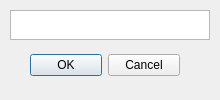
<?xml version="1.0" encoding="UTF-8"?>
<ui version="4.0">
 <class>Dialog</class>
 <widget class="QDialog" name="Dialog">
  <property name="geometry">
   <rect>
    <x>0</x>
    <y>0</y>
    <width>220</width>
    <height>100</height>
   </rect>
  </property>
  <property name="minimumSize">
   <size>
    <width>220</width>
    <height>100</height>
   </size>
  </property>
  <property name="maximumSize">
   <size>
    <width>220</width>
    <height>100</height>
   </size>
  </property>
  <property name="focusPolicy">
   <enum>Qt::StrongFocus</enum>
  </property>
  <property name="windowTitle">
   <string>Grant sudo</string>
  </property>
  <widget class="QDialogButtonBox" name="buttonBox">
   <property name="enabled">
    <bool>true</bool>
   </property>
   <property name="geometry">
    <rect>
     <x>30</x>
     <y>50</y>
     <width>150</width>
     <height>30</height>
    </rect>
   </property>
   <property name="orientation">
    <enum>Qt::Horizontal</enum>
   </property>
   <property name="standardButtons">
    <set>QDialogButtonBox::Cancel|QDialogButtonBox::Ok</set>
   </property>
  </widget>
  <widget class="QTextEdit" name="textEdit">
   <property name="geometry">
    <rect>
     <x>10</x>
     <y>10</y>
     <width>200</width>
     <height>30</height>
    </rect>
   </property>
  </widget>
 </widget>
 <resources/>
 <connections>
  <connection>
   <sender>buttonBox</sender>
   <signal>accepted()</signal>
   <receiver>Dialog</receiver>
   <slot>accept()</slot>
   <hints>
    <hint type="sourcelabel">
     <x>248</x>
     <y>254</y>
    </hint>
    <hint type="destinationlabel">
     <x>157</x>
     <y>274</y>
    </hint>
   </hints>
  </connection>
  <connection>
   <sender>buttonBox</sender>
   <signal>rejected()</signal>
   <receiver>Dialog</receiver>
   <slot>reject()</slot>
   <hints>
    <hint type="sourcelabel">
     <x>316</x>
     <y>260</y>
    </hint>
    <hint type="destinationlabel">
     <x>286</x>
     <y>274</y>
    </hint>
   </hints>
  </connection>
 </connections>
</ui>
